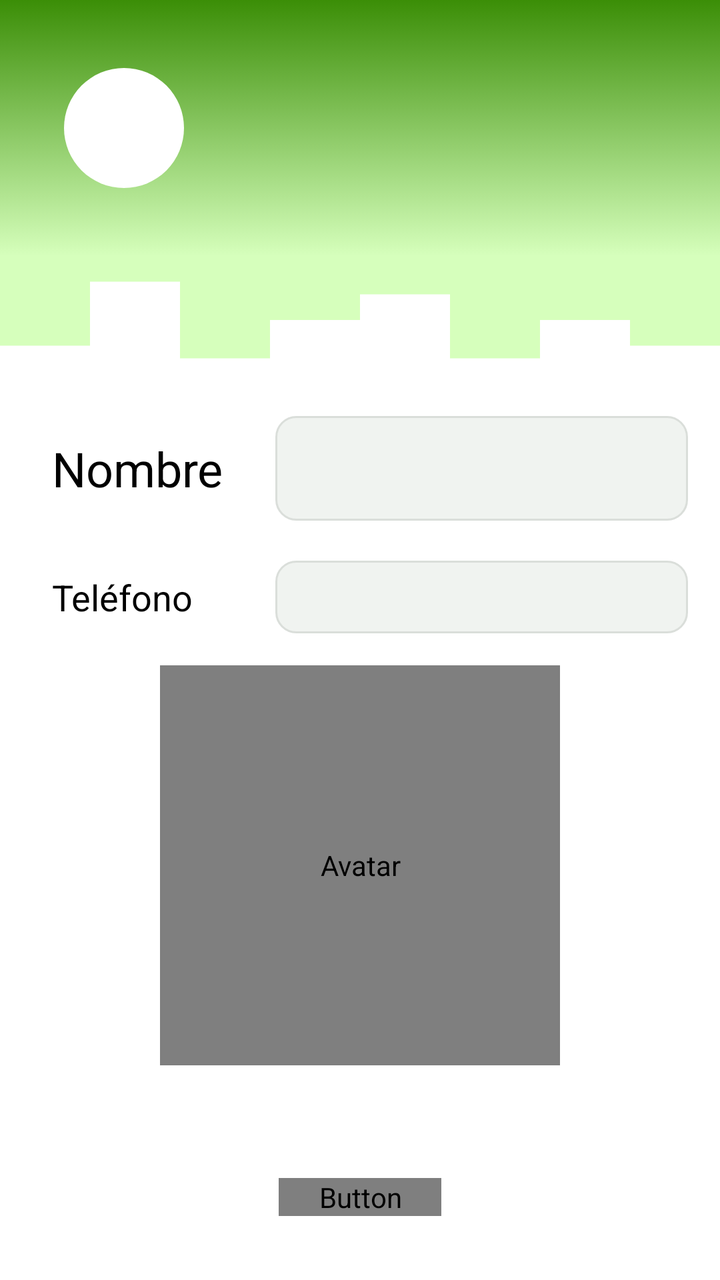
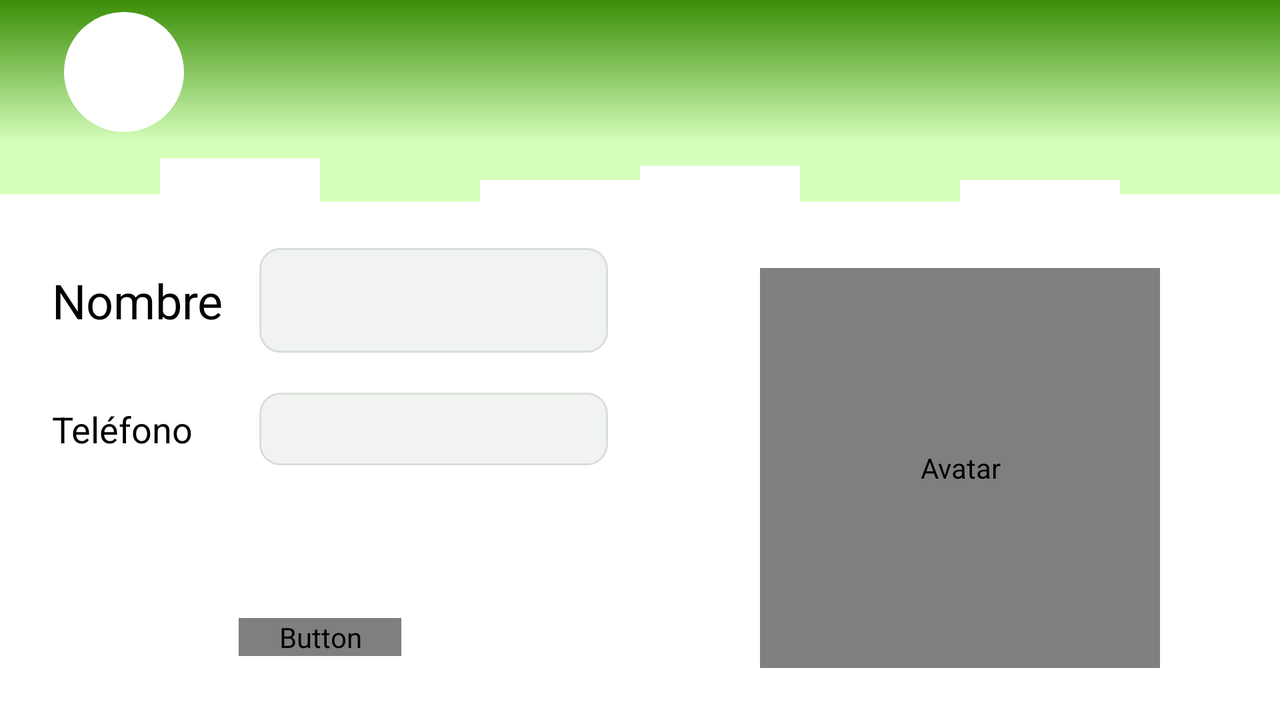

Compare how this app lays out the same screen by default and in its alternative resource folder. The renders come first, then the two layout files and the values they reference.
<!-- AndroidManifest.xml: application theme Theme.Amigos.NoActionBar -->
<!-- res/layout/fragment_info_contacto.xml -->
<?xml version="1.0" encoding="utf-8"?>
<androidx.constraintlayout.widget.ConstraintLayout xmlns:android="http://schemas.android.com/apk/res/android"
    xmlns:app="http://schemas.android.com/apk/res-auto"
    xmlns:tools="http://schemas.android.com/tools"
    android:layout_width="match_parent"
    android:layout_height="match_parent"
    tools:context=".view.fragment.InfoContactoFragment">

    <TextView
        android:id="@+id/textView5"
        android:layout_width="wrap_content"
        android:layout_height="wrap_content"
        android:layout_marginStart="16dp"
        android:layout_marginTop="16dp"
        android:padding="10dp"
        android:text="@string/hint_telefono"
        android:textColor="#000000"
        android:textSize="18sp"
        app:layout_constraintStart_toStartOf="parent"
        app:layout_constraintTop_toBottomOf="@+id/textView4" />

    <TextView
        android:id="@+id/tvNombreContactoInfo"
        android:layout_width="0dp"
        android:layout_height="wrap_content"
        android:layout_marginStart="16dp"
        android:layout_marginEnd="16dp"
        android:background="@drawable/tv_redondeado"
        android:padding="10dp"
        android:textAlignment="center"
        android:textSize="24sp"
        android:textStyle="bold"
        app:layout_constraintBottom_toBottomOf="@+id/textView4"
        app:layout_constraintEnd_toEndOf="parent"
        app:layout_constraintStart_toEndOf="@+id/textView4"
        app:layout_constraintTop_toTopOf="@+id/textView4" />

    <TextView
        android:id="@+id/tvTelefonoContactoInfo"
        android:layout_width="0dp"
        android:layout_height="wrap_content"
        android:layout_marginEnd="16dp"
        android:background="@drawable/tv_redondeado"
        android:padding="6dp"
        android:textAlignment="center"
        android:textSize="18sp"
        app:layout_constraintBottom_toBottomOf="@+id/textView5"
        app:layout_constraintEnd_toEndOf="parent"
        app:layout_constraintStart_toStartOf="@+id/tvNombreContactoInfo"
        app:layout_constraintTop_toTopOf="@+id/textView5" />

    <de.hdodenhof.circleimageview.CircleImageView
        android:id="@+id/imgContactoInfo"
        android:layout_width="200dp"
        android:layout_height="200dp"
        android:layout_marginStart="16dp"
        android:layout_marginTop="16dp"
        android:layout_marginEnd="16dp"
        android:contentDescription="@string/contImgContacto"
        app:layout_constraintEnd_toEndOf="parent"
        app:layout_constraintStart_toStartOf="parent"
        app:layout_constraintTop_toBottomOf="@+id/tvTelefonoContactoInfo" />

    <Button
        android:id="@+id/btAddAmigoFromContact"
        android:layout_width="wrap_content"
        android:layout_height="wrap_content"
        android:layout_marginStart="32dp"
        android:layout_marginEnd="32dp"
        android:layout_marginBottom="32dp"
        android:background="@drawable/boton_redondeado"
        android:fontFamily="@font/audiowide"
        android:paddingStart="20dp"
        android:paddingEnd="20dp"
        android:text="@string/btAñadirAmigo"
        android:textColor="#FFFFFF"
        app:backgroundTint="#397116"
        app:layout_constraintBottom_toBottomOf="parent"
        app:layout_constraintEnd_toEndOf="parent"
        app:layout_constraintStart_toStartOf="parent" />

    <androidx.constraintlayout.widget.Guideline
        android:id="@+id/guideline7"
        android:layout_width="wrap_content"
        android:layout_height="wrap_content"
        android:orientation="horizontal"
        app:layout_constraintGuide_percent="0.2" />

    <androidx.constraintlayout.widget.Guideline
        android:id="@+id/guideline8"
        android:layout_width="wrap_content"
        android:layout_height="wrap_content"
        android:orientation="horizontal"
        app:layout_constraintGuide_percent="0.3" />

    <View
        android:id="@+id/view6"
        android:layout_width="0dp"
        android:layout_height="0dp"
        android:background="@drawable/bg_inicio"
        app:layout_constraintBottom_toTopOf="@+id/guideline7"
        app:layout_constraintEnd_toEndOf="parent"
        app:layout_constraintStart_toStartOf="parent"
        app:layout_constraintTop_toTopOf="parent" />

    <View
        android:id="@+id/view7"
        android:layout_width="0dp"
        android:layout_height="0dp"
        android:background="@drawable/ic_olacuadrada"
        app:layout_constraintBottom_toTopOf="@+id/guideline8"
        app:layout_constraintEnd_toEndOf="parent"
        app:layout_constraintStart_toStartOf="parent"
        app:layout_constraintTop_toTopOf="@+id/guideline7" />

    <ImageButton
        android:id="@+id/btAtrasInfoContactos"
        android:layout_width="wrap_content"
        android:layout_height="wrap_content"
        android:layout_marginStart="32dp"
        android:layout_marginTop="8dp"
        android:layout_marginBottom="8dp"
        android:background="@drawable/boton_redondeado_atras"
        android:backgroundTint="#FFFFFF"
        android:contentDescription="@string/cont_atras"
        android:src="@drawable/ic_back"
        app:backgroundTint="#FFFFFF"
        app:layout_constraintBottom_toTopOf="@+id/guideline7"
        app:layout_constraintStart_toStartOf="@id/view6"
        app:layout_constraintTop_toTopOf="@id/view6" />

    <TextView
        android:id="@+id/textView4"
        android:layout_width="wrap_content"
        android:layout_height="wrap_content"
        android:layout_marginStart="16dp"
        android:layout_marginTop="16dp"
        android:padding="10dp"
        android:text="@string/cont_nom"
        android:textColor="#000000"
        android:textSize="24sp"
        app:layout_constraintStart_toStartOf="parent"
        app:layout_constraintTop_toTopOf="@+id/guideline8" />
</androidx.constraintlayout.widget.ConstraintLayout>
<!-- resources referenced by this layout -->
<resources>
  <!-- drawable bg_inicio (drawable) -->
  <?xml version="1.0" encoding="utf-8"?>
  <selector xmlns:android="http://schemas.android.com/apk/res/android">
      <item>
          <shape>
              <gradient android:angle="270"
                  android:startColor="#3B8E07"
                  android:endColor="#D6FFBC" />
          </shape>
      </item>
  </selector>
  <!-- drawable boton_redondeado (drawable) -->
  <?xml version="1.0" encoding="utf-8"?>
  <selector xmlns:android="http://schemas.android.com/apk/res/android">
      <item>
          <shape>
              <corners android:radius="25dp" />
              <solid android:color="#158C2B" />
          </shape>
      </item>
  </selector>
  <!-- drawable boton_redondeado_atras (drawable) -->
  <?xml version="1.0" encoding="utf-8"?>
  <shape xmlns:android="http://schemas.android.com/apk/res/android">
      <size android:height="60dp" android:width="60dp"></size>
      <corners android:radius="30dp"></corners>
      <solid android:color="#FFFFFF" />
  </shape>
  <!-- drawable ic_olacuadrada (drawable) -->
  <vector xmlns:android="http://schemas.android.com/apk/res/android"
      android:width="1440dp"
      android:height="320dp"
      android:viewportWidth="1440"
      android:viewportHeight="320">
    <path
        android:pathData="M0,224L0,224L180,224L180,64L360,64L360,256L540,256L540,160L720,160L720,96L900,96L900,256L1080,256L1080,160L1260,160L1260,224L1440,224L1440,0L1260,0L1260,0L1080,0L1080,0L900,0L900,0L720,0L720,0L540,0L540,0L360,0L360,0L180,0L180,0L0,0L0,0Z"
        android:fillColor="#D6FFBC"/>
  </vector>
  <!-- drawable tv_redondeado (drawable) -->
  <?xml version="1.0" encoding="utf-8"?>
  <selector xmlns:android="http://schemas.android.com/apk/res/android">
      <item>
          <shape>
              <corners android:radius="10dp" />
              <solid android:color="#F0F3F0" />
              <stroke android:color="#DADEDA" android:width="1dp" />
          </shape>
      </item>
  </selector>
  <string name="contImgContacto">Avatar</string>
  <string name="cont_atras">Atrás</string>
  <string name="cont_nom">Nombre</string>
  <string name="hint_telefono">Teléfono</string>
  <style name="Theme.Amigos.NoActionBar">
          <item name="windowActionBar">false</item>
          <item name="windowNoTitle">true</item>
      </style>
</resources>
<!-- res/layout-land/fragment_info_contacto.xml (the author's variant of the layout above) -->
<!-- drawn on the phone turned sideways -->
<?xml version="1.0" encoding="utf-8"?>
<androidx.constraintlayout.widget.ConstraintLayout xmlns:android="http://schemas.android.com/apk/res/android"
    xmlns:app="http://schemas.android.com/apk/res-auto"
    xmlns:tools="http://schemas.android.com/tools"
    android:layout_width="match_parent"
    android:layout_height="match_parent"
    tools:context=".view.fragment.InfoContactoFragment">

    <TextView
        android:id="@+id/tvNombreContactoInfo"
        android:layout_width="0dp"
        android:layout_height="wrap_content"
        android:layout_marginStart="8dp"
        android:layout_marginEnd="16dp"
        android:background="@drawable/tv_redondeado"
        android:padding="10dp"
        android:textAlignment="center"
        android:textSize="24sp"
        android:textStyle="bold"
        app:layout_constraintBottom_toBottomOf="@+id/textView6"
        app:layout_constraintEnd_toStartOf="@+id/guideline9"
        app:layout_constraintStart_toEndOf="@+id/textView6"
        app:layout_constraintTop_toTopOf="@+id/textView6" />

    <TextView
        android:id="@+id/tvTelefonoContactoInfo"
        android:layout_width="0dp"
        android:layout_height="wrap_content"
        android:layout_marginTop="16dp"
        android:layout_marginEnd="16dp"
        android:background="@drawable/tv_redondeado"
        android:padding="6dp"
        android:textAlignment="center"
        android:textSize="18sp"
        app:layout_constraintBottom_toBottomOf="@+id/textView7"
        app:layout_constraintEnd_toStartOf="@+id/guideline9"
        app:layout_constraintStart_toStartOf="@+id/tvNombreContactoInfo"
        app:layout_constraintTop_toBottomOf="@+id/tvNombreContactoInfo" />

    <de.hdodenhof.circleimageview.CircleImageView
        android:id="@+id/imgContactoInfo"
        android:layout_width="200dp"
        android:layout_height="200dp"
        android:layout_marginStart="8dp"
        android:layout_marginTop="8dp"
        android:layout_marginEnd="8dp"
        android:layout_marginBottom="8dp"
        android:contentDescription="@string/contImgContacto"
        app:layout_constraintBottom_toBottomOf="parent"
        app:layout_constraintEnd_toEndOf="parent"
        app:layout_constraintStart_toStartOf="@+id/guideline9"
        app:layout_constraintTop_toTopOf="@+id/guideline8" />

    <Button
        android:id="@+id/btAddAmigoFromContact"
        android:layout_width="wrap_content"
        android:layout_height="wrap_content"
        android:layout_marginStart="32dp"
        android:layout_marginEnd="32dp"
        android:layout_marginBottom="32dp"
        android:background="@drawable/boton_redondeado"
        android:fontFamily="@font/audiowide"
        android:paddingStart="20dp"
        android:paddingEnd="20dp"
        android:text="@string/btAñadirAmigo"
        android:textColor="#FFFFFF"
        app:backgroundTint="#397116"
        app:layout_constraintBottom_toBottomOf="parent"
        app:layout_constraintEnd_toStartOf="@+id/guideline9"
        app:layout_constraintStart_toStartOf="parent" />

    <androidx.constraintlayout.widget.Guideline
        android:id="@+id/guideline7"
        android:layout_width="wrap_content"
        android:layout_height="wrap_content"
        android:orientation="horizontal"
        app:layout_constraintGuide_percent="0.2" />

    <androidx.constraintlayout.widget.Guideline
        android:id="@+id/guideline8"
        android:layout_width="wrap_content"
        android:layout_height="wrap_content"
        android:orientation="horizontal"
        app:layout_constraintGuide_percent="0.3" />

    <View
        android:id="@+id/view6"
        android:layout_width="0dp"
        android:layout_height="0dp"
        android:background="@drawable/bg_inicio"
        app:layout_constraintBottom_toTopOf="@+id/guideline7"
        app:layout_constraintEnd_toEndOf="parent"
        app:layout_constraintStart_toStartOf="parent"
        app:layout_constraintTop_toTopOf="parent" />

    <View
        android:id="@+id/view7"
        android:layout_width="0dp"
        android:layout_height="0dp"
        android:background="@drawable/ic_olacuadrada"
        app:layout_constraintBottom_toTopOf="@+id/guideline8"
        app:layout_constraintEnd_toEndOf="parent"
        app:layout_constraintStart_toStartOf="parent"
        app:layout_constraintTop_toTopOf="@+id/guideline7" />

    <ImageButton
        android:id="@+id/btAtrasInfoContactos"
        android:layout_width="wrap_content"
        android:layout_height="wrap_content"
        android:layout_marginStart="32dp"
        android:layout_marginTop="8dp"
        android:layout_marginBottom="8dp"
        android:background="@drawable/boton_redondeado_atras"
        android:backgroundTint="#FFFFFF"
        android:contentDescription="@string/cont_atras"
        android:src="@drawable/ic_back"
        app:backgroundTint="#FFFFFF"
        app:layout_constraintBottom_toTopOf="@+id/guideline7"
        app:layout_constraintStart_toStartOf="@id/view6"
        app:layout_constraintTop_toTopOf="@id/view6" />

    <androidx.constraintlayout.widget.Guideline
        android:id="@+id/guideline9"
        android:layout_width="wrap_content"
        android:layout_height="wrap_content"
        android:orientation="vertical"
        app:layout_constraintGuide_percent="0.5" />

    <TextView
        android:id="@+id/textView6"
        android:layout_width="wrap_content"
        android:layout_height="wrap_content"
        android:layout_marginStart="16dp"
        android:layout_marginTop="16dp"
        android:padding="10dp"
        android:text="@string/hint_nombre"
        android:textColor="#000000"
        android:textSize="24sp"
        app:layout_constraintStart_toStartOf="parent"
        app:layout_constraintTop_toTopOf="@+id/guideline8" />

    <TextView
        android:id="@+id/textView7"
        android:layout_width="wrap_content"
        android:layout_height="wrap_content"
        android:layout_marginStart="16dp"
        android:layout_marginTop="16dp"
        android:padding="10dp"
        android:text="@string/hint_telefono"
        android:textColor="#000000"
        android:textSize="18sp"
        app:layout_constraintStart_toStartOf="parent"
        app:layout_constraintTop_toBottomOf="@+id/textView6" />
</androidx.constraintlayout.widget.ConstraintLayout>
<!-- resources referenced by the variant -->
<!-- as the phone turned sideways resolves them -->
<resources>
  <!-- drawable bg_inicio (drawable) -->
  <?xml version="1.0" encoding="utf-8"?>
  <selector xmlns:android="http://schemas.android.com/apk/res/android">
      <item>
          <shape>
              <gradient android:angle="270"
                  android:startColor="#3B8E07"
                  android:endColor="#D6FFBC" />
          </shape>
      </item>
  </selector>
  <!-- drawable boton_redondeado (drawable) -->
  <?xml version="1.0" encoding="utf-8"?>
  <selector xmlns:android="http://schemas.android.com/apk/res/android">
      <item>
          <shape>
              <corners android:radius="25dp" />
              <solid android:color="#158C2B" />
          </shape>
      </item>
  </selector>
  <!-- drawable boton_redondeado_atras (drawable) -->
  <?xml version="1.0" encoding="utf-8"?>
  <shape xmlns:android="http://schemas.android.com/apk/res/android">
      <size android:height="60dp" android:width="60dp"></size>
      <corners android:radius="30dp"></corners>
      <solid android:color="#FFFFFF" />
  </shape>
  <!-- drawable ic_olacuadrada (drawable) -->
  <vector xmlns:android="http://schemas.android.com/apk/res/android"
      android:width="1440dp"
      android:height="320dp"
      android:viewportWidth="1440"
      android:viewportHeight="320">
    <path
        android:pathData="M0,224L0,224L180,224L180,64L360,64L360,256L540,256L540,160L720,160L720,96L900,96L900,256L1080,256L1080,160L1260,160L1260,224L1440,224L1440,0L1260,0L1260,0L1080,0L1080,0L900,0L900,0L720,0L720,0L540,0L540,0L360,0L360,0L180,0L180,0L0,0L0,0Z"
        android:fillColor="#D6FFBC"/>
  </vector>
  <!-- drawable tv_redondeado (drawable) -->
  <?xml version="1.0" encoding="utf-8"?>
  <selector xmlns:android="http://schemas.android.com/apk/res/android">
      <item>
          <shape>
              <corners android:radius="10dp" />
              <solid android:color="#F0F3F0" />
              <stroke android:color="#DADEDA" android:width="1dp" />
          </shape>
      </item>
  </selector>
  <string name="contImgContacto">Avatar</string>
  <string name="cont_atras">Atrás</string>
  <string name="hint_nombre">Nombre</string>
  <string name="hint_telefono">Teléfono</string>
  <style name="Theme.Amigos.NoActionBar">
          <item name="windowActionBar">false</item>
          <item name="windowNoTitle">true</item>
      </style>
</resources>
